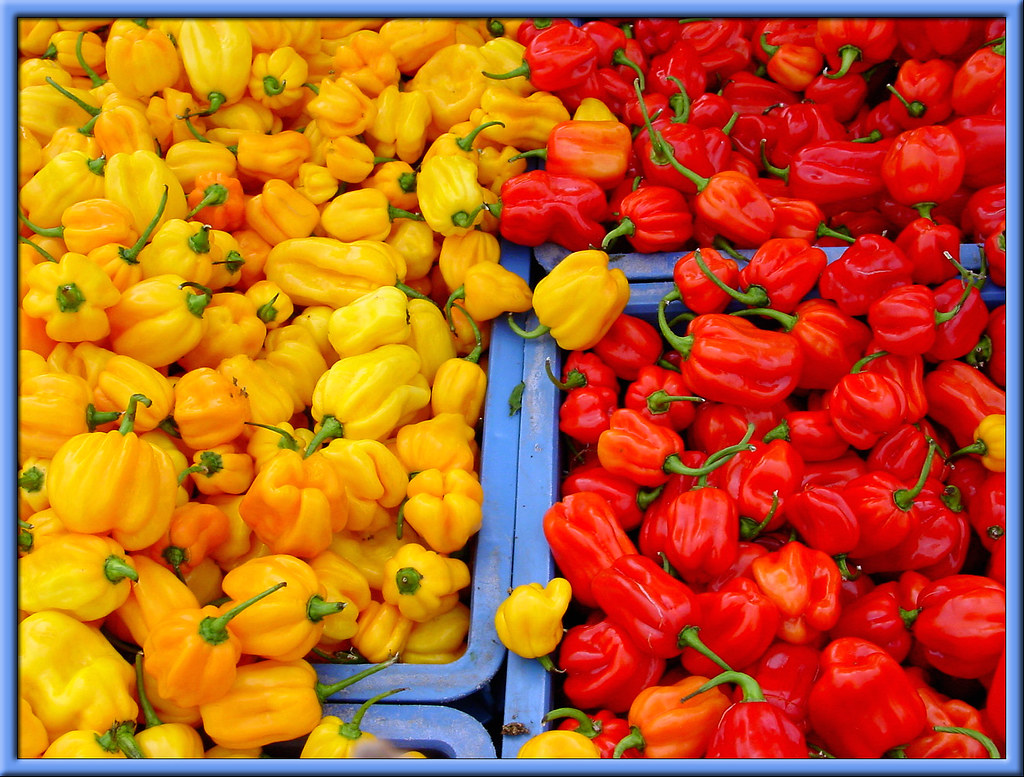
#> input picture learn_python/Peppers.jpg, 1024 x 777 px
$ python image_processing.py
#> lines starting #> are read from the running program, lines starting #| are printed output that depends on the picture
# Pull in imread from sk-image
from skimage.io import imread
from skimage.color import rgb2gray
from skimage.util import invert
# Pull in pyploy from matplotlib
import matplotlib.pyplot as plot
from skimage import data
from numpy.linalg import norm
import numpy as np


print('1) Reading Peppers.jpg')
# read with imread, note this results in a matrix of intensities for each pixel in the image
peppers = imread('Peppers.jpg')
#> peppers is the input picture: shape (777, 1024, 3); mean R, G, B 188.3, 95.5, 35.4
print(f'2) The resultant matrix shape is {peppers.shape}, which is 777rowsx1024cols with each item consisting of a '
      f'3-tuple colour in range 0-255')
#| 2) The resultant matrix shape is (777, 1024, 3), which is 777rowsx1024cols with each item consisting of a 3-tuple colour in range 0-255
print(f'3) The matrix contains items of type: {peppers.dtype}')
#| 3) The matrix contains items of type: uint8

plot.imshow(peppers)
plot.show()

# Lets produce a negative image:
print('4) Produce a negative image by subtracting each elements intensity from the max intensity of 255')
neg_image = 255 - peppers
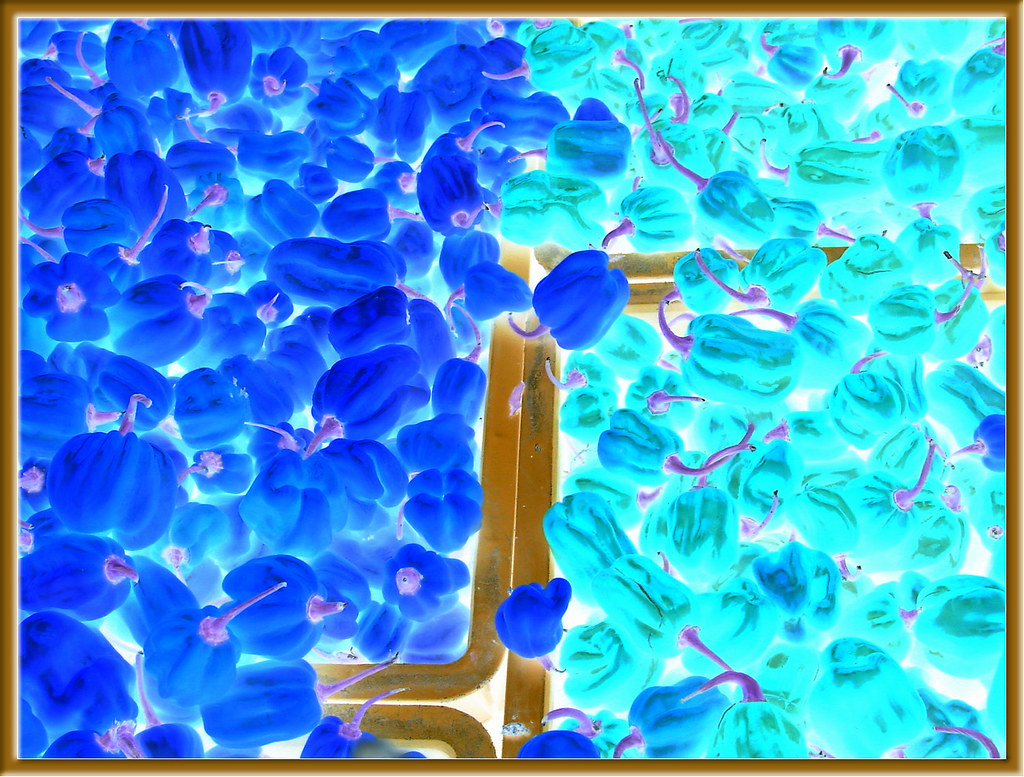
#> neg_image: shape (777, 1024, 3); mean R, G, B 66.7, 159.5, 219.6
plot.imshow(neg_image)
plot.show()

# Lets set the Red and blue channels to 0
print('5) Performing a vector-vector multiplication which multiples element for element, masking red and green values')
change = peppers[:, :]
p = change[:, :] * [0, 1, 0]  # This does a vector multiplication, element-wise
print(p.shape)
#| (777, 1024, 3)
plot.imshow(p)
plot.show()

print('5) Alternative way to reduce to colors to just red values ie not [r,g,b] but just [r]')
img_r = peppers[:, :, 0]  # seems to just bring back the first element for all row and cols
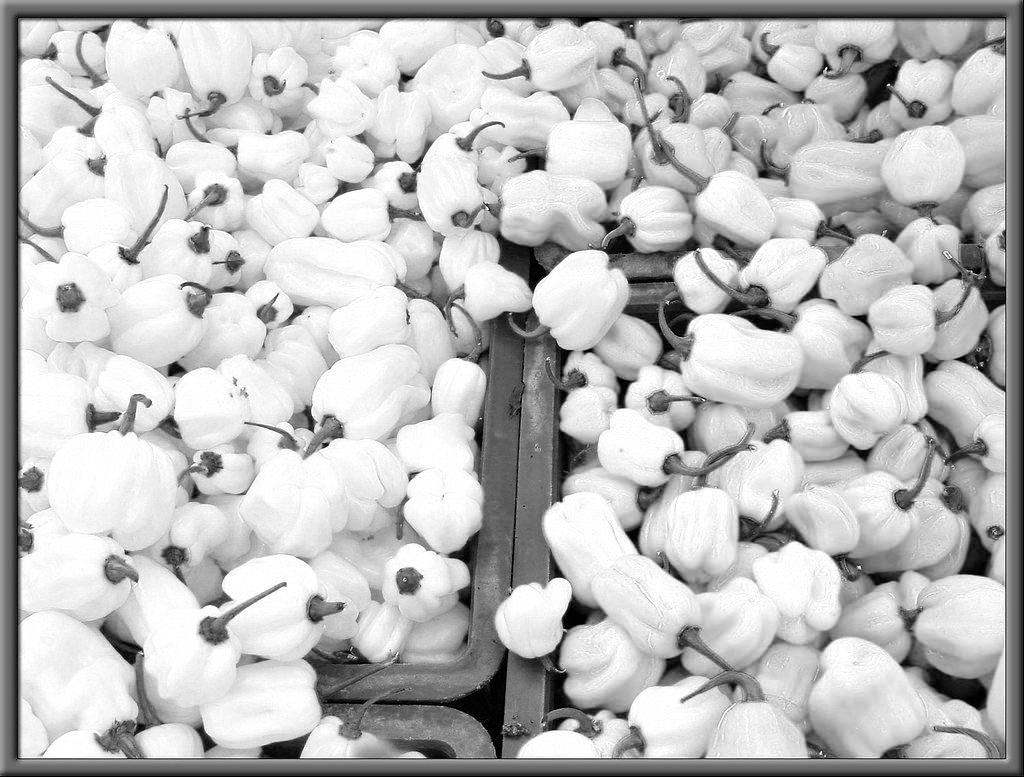
#> img_r: shape (777, 1024); min 0, max 255, mean 188.3
print(img_r.shape)
#| (777, 1024)
fig, ax = plot.subplots(1, 2)
ax[0].imshow(img_r, cmap='gray')
ax[1].imshow(img_r + 100, cmap='gray')
plot.show()
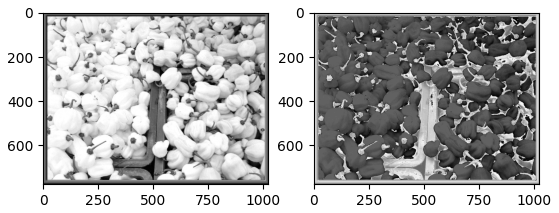
#> figure drawn by matplotlib, 2 panels

print('6) Gray scale an image using rgb2gray. This turns of the datatype into float and scales it in range[0,1].'
      ' It also reduces the channels from 3 to 1')
grey_img = rgb2gray(peppers)
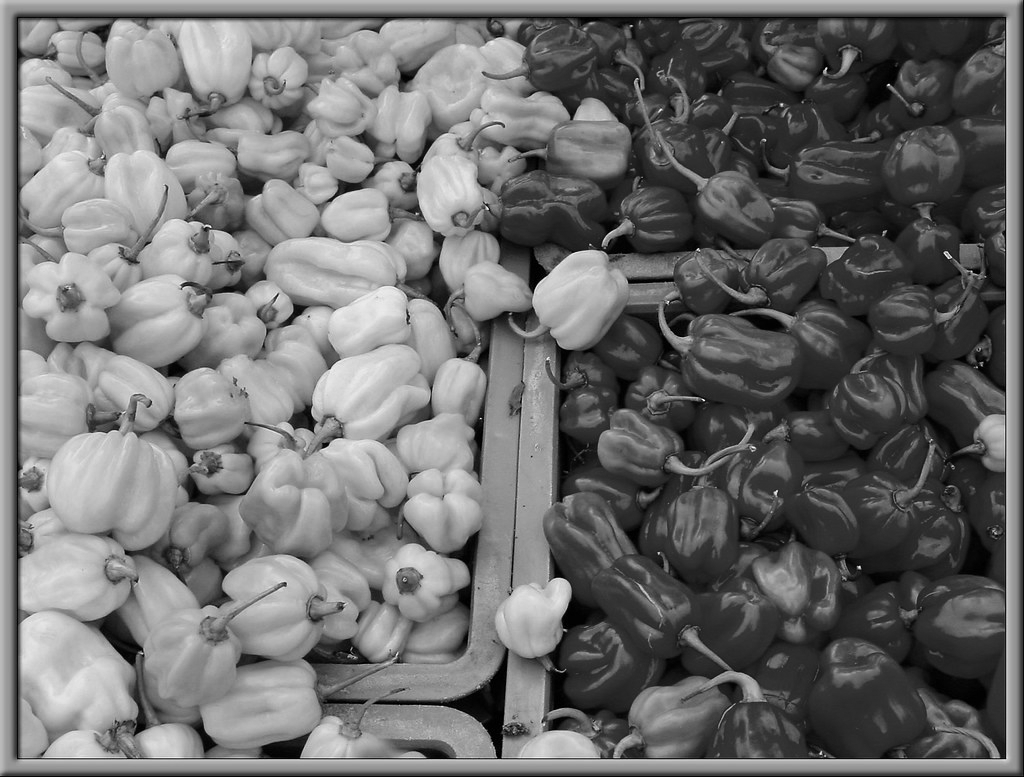
#> grey_img: shape (777, 1024) float64; min 0, max 0.998, mean 0.435
plot.imshow(grey_img, cmap='gray')
plot.show()

print('7) Iterating through the image manually')
copy_peppers = peppers.copy()
[rows, cols, depth] = copy_peppers.shape
#> rows = 777; cols = 1024; depth = 3
for row in range(rows):
    for col in range(cols):
        copy_peppers[row][col][0] = 0  # Set the red channel to 0, leave blue and green as-is
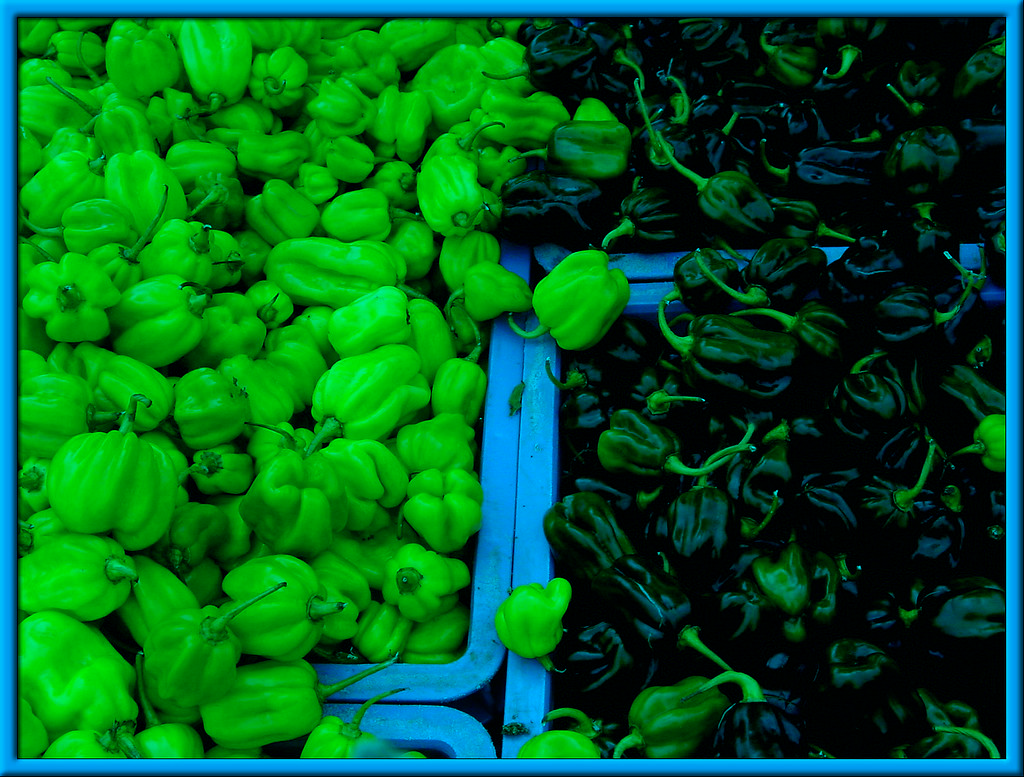
#> copy_peppers: shape (777, 1024, 3); mean R, G, B 0, 95.5, 35.4
plot.imshow(copy_peppers)
plot.show()

print('8) access to contents directly without iterating, here we are setting the'
      ' first and 2nd element of the 3-tuple channel to 123! Amazing!')
copy_peppers[:, :, [0, 1]] = 123
plot.imshow(copy_peppers)
plot.show()

print('9) You can use utils functions too, you know: invert')
copy_peppers = peppers.copy()
neg_peppers = invert(copy_peppers)
plot.imshow(neg_peppers)
plot.show()

print('10) Swap the blue and red channels, leaving the green unchanged')
copy_peppers = peppers.copy()
swap_candidate_channels = copy_peppers[:, :, [1, 2]]
copy_peppers[:, :, [1, 2]] = swap_candidate_channels[:, :, [1, 0]]
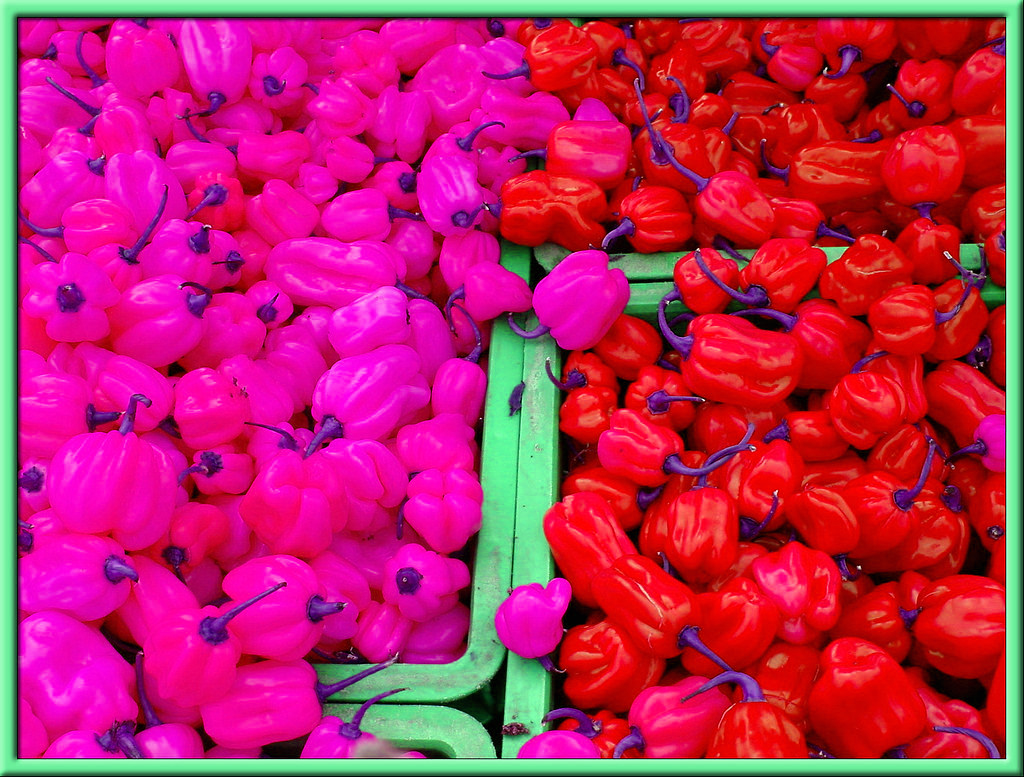
#> copy_peppers: shape (777, 1024, 3); mean R, G, B 188.3, 35.4, 95.5
plot.imshow(copy_peppers)
plot.show()

print('11) add a vignette')
cat = data.chelsea()
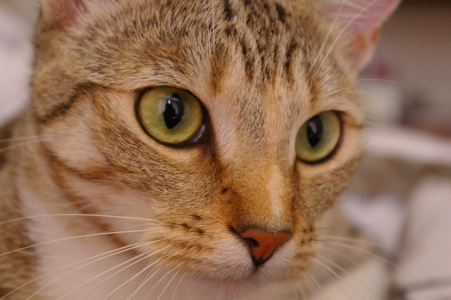
#> input picture skimage.data.chelsea(), 451 x 300 px
#> cat is the input picture: shape (300, 451, 3); mean R, G, B 147.7, 111.4, 86.8
cat_vign = cat.copy()

# Change intensity of pixel colour, depending on the distance the pixel is from the centre of the image
import math
from scipy.interpolate import interp1d

[rows, cols, depth] = cat_vign.shape
#> rows = 300; cols = 451
center_x = cols / 2
#> center_x = 225.5
center_y = rows / 2
#> center_y = 150
max_distance = math.sqrt(center_x + center_y)
#> max_distance = 19.38
m = interp1d([0, max_distance], [0, 255])

v_center = [center_x, center_y, 0]
#> v_center = [225.5, 150, 0]

def brightness(r, image_width):
    return math.exp(-r / image_width)


for y in range(rows):
    for x in range(cols):
        # determine distance from center
        me = np.array([x, y, 0])
        #p = np.array([x, center_x])
        #q = np.array([center_x, y])
        #hyp = q - p
        dist = np.linalg.norm(v_center - me)
        #distance = norm(hyp) #math.sqrt(center_x - x) + (center_y - y)
        cat_vign[y][x] = brightness(dist, cols)
#> cat_vign: shape (300, 451, 3); every value is 0
plot.imshow(cat)
plot.show()

$ run again, with learn_python/DogSelfie.jpg copied over learn_python/Peppers.jpg
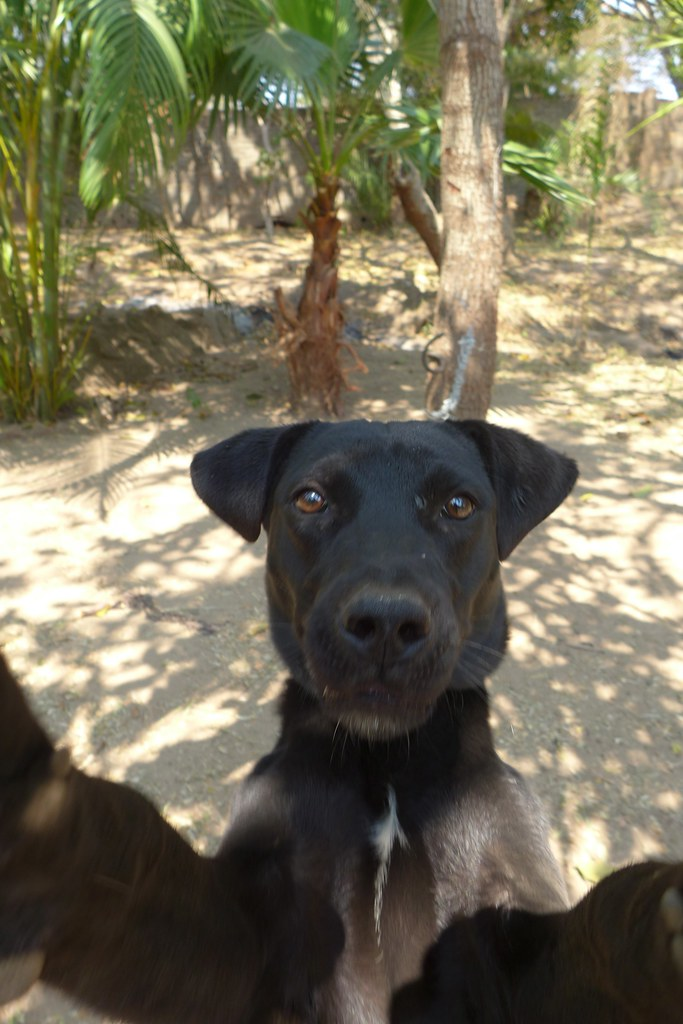
#> input picture learn_python/DogSelfie.jpg, 683 x 1024 px
#> peppers is the input picture: shape (1024, 683, 3); mean R, G, B 118.5, 113.2, 91.4
#| 2) The resultant matrix shape is (1024, 683, 3), which is 777rowsx1024cols with each item consisting of a 3-tuple colour in range 0-255
#| 3) The matrix contains items of type: uint8
#| (1024, 683, 3)
#| (1024, 683)
#> after the loop `for row in range(rows):`:
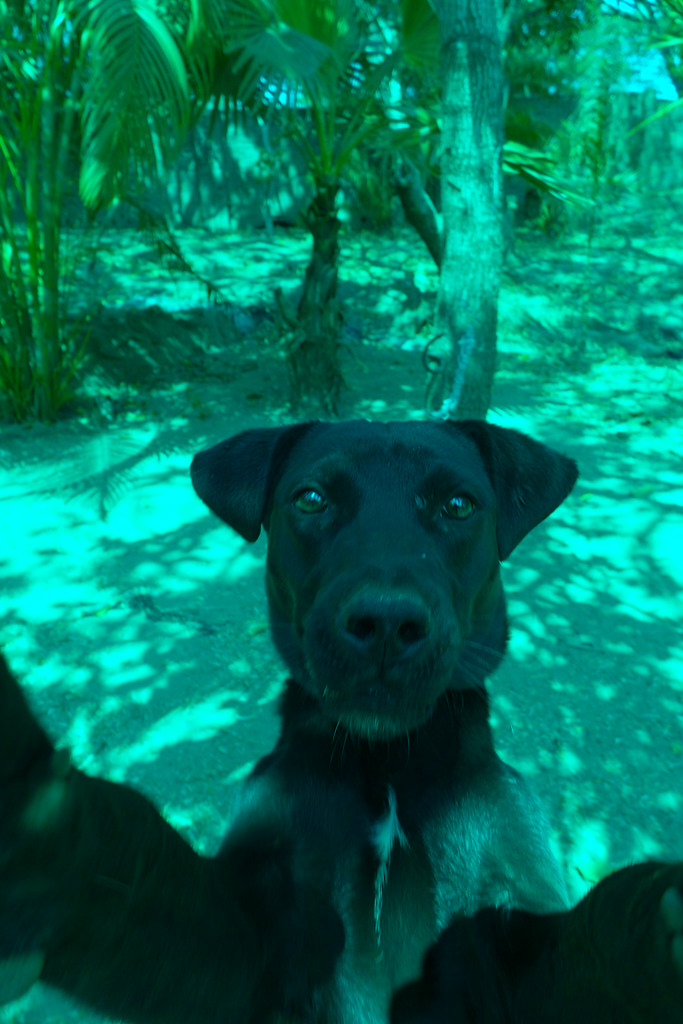
#> copy_peppers: shape (1024, 683, 3); mean R, G, B 0, 113.2, 91.4
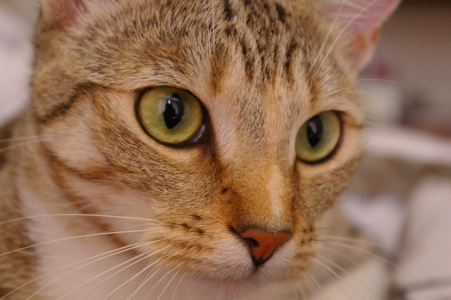
#> input picture skimage.data.chelsea(), 451 x 300 px
#> cat is the input picture: shape (300, 451, 3); mean R, G, B 147.7, 111.4, 86.8
